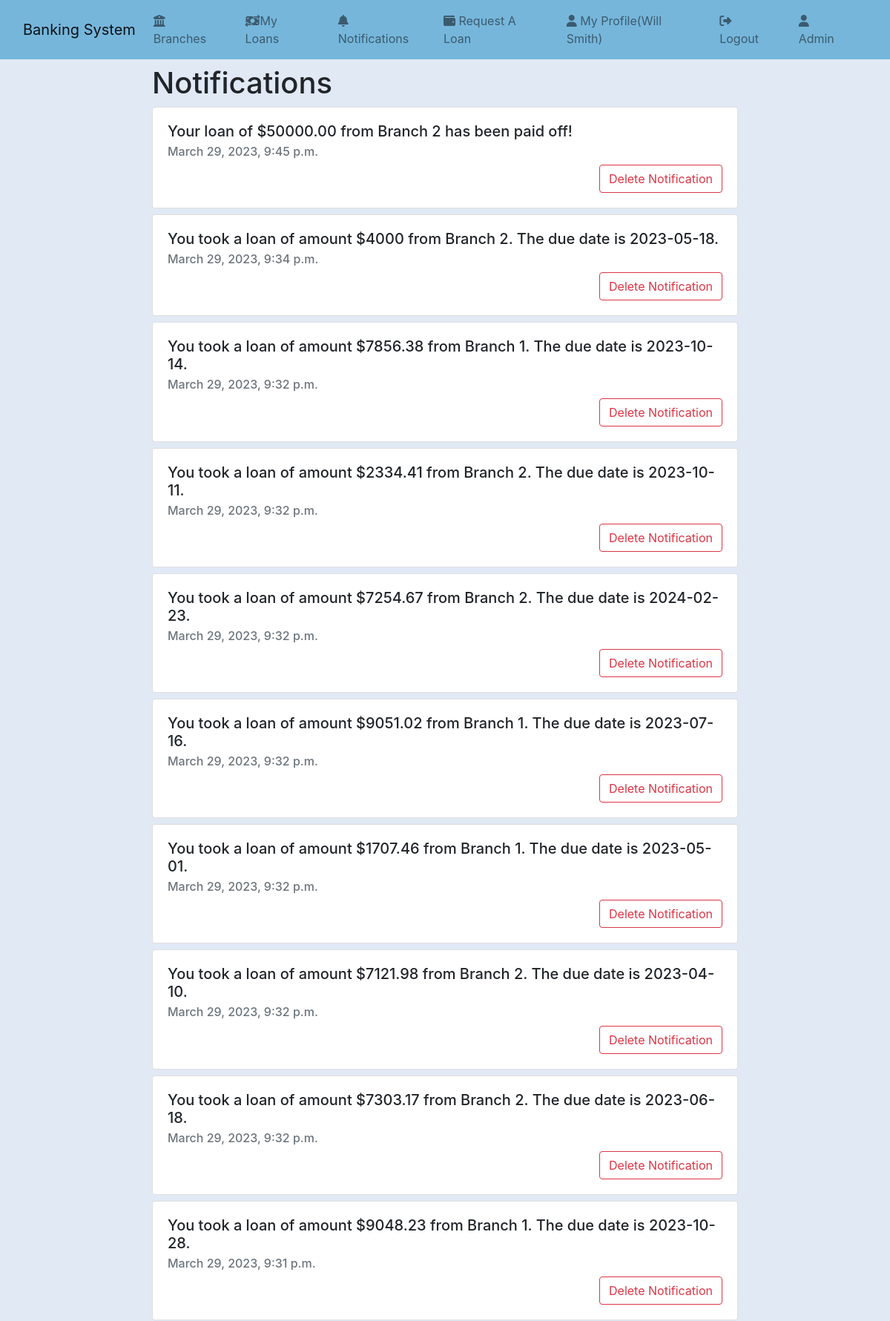
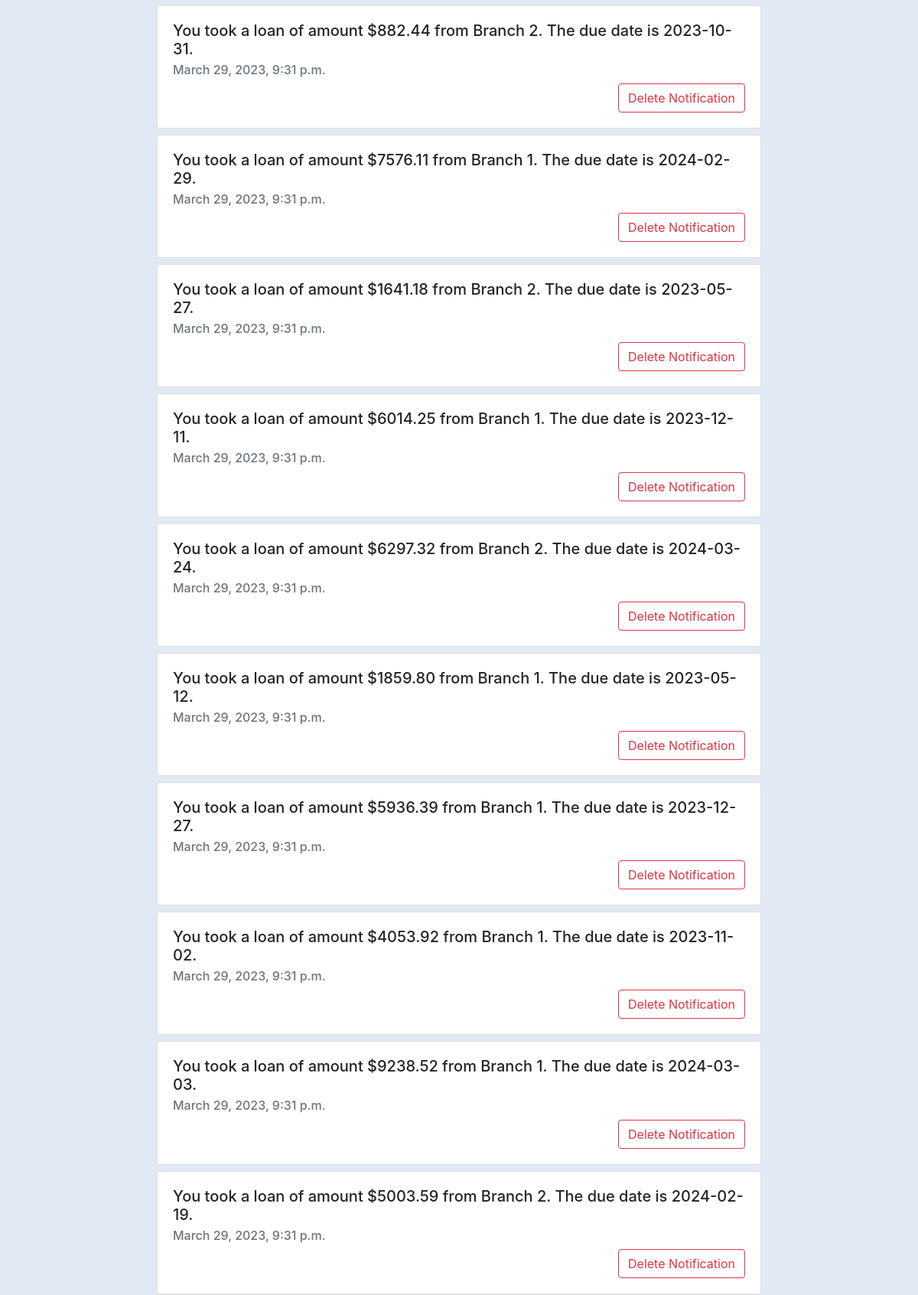
/notifications (signed in, upper part), run on the app's committed database (2 pictures, top to bottom).
### app_authentication/models.py (models this page shows, shortened)
class User(AbstractBaseUser, PermissionsMixin):
    account_name = models.CharField(max_length=30, unique=True)
    pan_number_regex = '^[A-Z]{3}P[A-Z][0-9]{4}K$'
    pan_number_validator = RegexValidator(pan_number_regex,'Account Number must be in the format ABCP1X1234K','invalid')
    pan_number = models.CharField(validators=[pan_number_validator],max_length=11,unique=True,null=False,blank=False)
    phone_regex = '^\+?1?\d{9,15}$'
    phone_validator = RegexValidator(phone_regex,'Phone number must be entered in the format: +999999999. Up to 15 digits allowed.','invalid')
    phone = models.CharField(validators=[phone_validator],max_length=17,null=True,blank=True)
    address = models.CharField(max_length=100, null=True, blank=True)
    is_active = models.BooleanField(default=True)
    is_staff = models.BooleanField(default=False)
    self_employed = models.CharField(max_length=3, choices=SELF_EMPLOYED_MARRIAGE_CHOICES,default=SELF_EMPLOYED_MARRIAGE_CHOICES[0])
    married = models.CharField(max_length=3, choices=SELF_EMPLOYED_MARRIAGE_CHOICES,default=SELF_EMPLOYED_MARRIAGE_CHOICES[0])
    gender = models.CharField(max_length=6, choices=GENDER_CHOICES,default=GENDER_CHOICES[0])
    dependents = models.IntegerField(choices=DEPENDENTS_CHOICES,default=DEPENDENTS_CHOICES[0])
    education = models.CharField(max_length=13, choices=EDUCATION_CHOICES,default=EDUCATION_CHOICES[0])
    applicant_income = models.FloatField()
    co_applicant_income = models.FloatField(blank=True,null=True)
    property_area = models.CharField(max_length=5,choices=PROPERTY_AREA_CHOICES,default=PROPERTY_AREA_CHOICES[0])
    USERNAME_FIELD = 'account_name'
    REQUIRED_FIELDS = ['pan_number',]
    objects = UserManager()

### bank_management/models.py (models this page shows, shortened)
class Notification(models.Model):
    loan = models.ForeignKey(Loan, on_delete=models.CASCADE,blank=True, null=True)
    user = models.ForeignKey(User, on_delete=models.CASCADE)
    message = models.CharField(max_length=90,blank=True)
    date = models.DateTimeField(auto_now_add=True)
    is_seen = models.BooleanField(default=False)

### bank_management/views.py (the view)
# urls.py: path("notifications",notifications,name='notifications'),
@login_required
def notifications(request):
    notifications = Notification.objects.filter(user=request.user).order_by('-date')
    notifications.update(is_seen=True)
    context = {
        "notifications":notifications,
    }
    return render(request,"notifications.html",context=context)

### bank_management/context_processors.py (called while the page is built)
@login_required
def count_notifications(request):
    count_notifications = Notification.objects.filter(user=request.user,is_seen=False).count()
    return {"count_notifications":count_notifications}

### banking_system/templates/notifications.html
{% extends 'base.html' %} {% block content %}
<div class="row justify-content-center mt-2">
  <div class="col col-md-8">
    {% if not notifications %}
    <h1>You dont have any notifications as of yet.</h1>
    {% else %}
    <h1>Notifications</h1>
    {% for notification in notifications %}
    <div class="card mt-2">
      <div class="card-body">
        <h5 class="card-title">{{notification.message}}</h5>
        <h6 class="card-subtitle mb-2 text-muted">{{notification.date}}</h6>
        <a
          class="btn btn-outline-danger float-end"
          href="{% url 'delete-notification' notification.id %}"
        >
          Delete Notification
        </a>
      </div>
    </div>
    {% endfor %}{% endif %}
  </div>
</div>
{% endblock content %}

### banking_system/templates/base.html (shortened to what this page needs)
{% load static %}
<!DOCTYPE html>
<html lang="en">
  <head>
    <link
      href="https://cdn.jsdelivr.net/npm/bootstrap@5.0.2/dist/css/bootstrap.min.css"
      rel="stylesheet"
    />
    <link
      rel="stylesheet"
      href="https://cdnjs.cloudflare.com/ajax/libs/font-awesome/6.1.1/css/all.min.css"
    />
    <link
      rel="stylesheet"
      href="https://stackpath.bootstrapcdn.com/bootstrap/4.3.1/css/bootstrap.min.css"
    />
  </head>
  <body style="background-color: #e1e9f5">
    <nav
      class="navbar navbar-expand-lg navbar-light"
      style="background-color: #76b6db"
    >
      <div class="container-fluid">
        <a class="navbar-brand" href="{% url 'index' %}">Banking System</a>
        <div class="collapse navbar-collapse" id="navbarSupportedContent">
          <ul class="navbar-nav me-auto mb-1 mb-lg-0">
            <li class="nav-item mr-4">
              <a class="nav-link" href="{% url 'branches' %}"
                ><i class="fa-solid fa-building-columns"></i> Branches</a
              >
            </li>
            <li class="nav-item mr-4">
              <a class="nav-link" href="{% url 'loans' %}"
                ><i class="fa-solid fa-money-bill-transfer"></i>My Loans</a
              >
            </li>
            <li class="nav-item">
              <a class="nav-link mr-4" href="{% url 'notifications' %}"
                ><i class="fa-solid fa-bell"></i> Notifications
              </a>
            </li>
            <li class="nav-item">
              <a class="nav-link mr-4" href="{% url 'loan-request' %}"
                ><i class="fa-solid fa-wallet"></i> Request A Loan
              </a>
            </li>
            <li class="nav-item mr-4">
              <a class="nav-link" href="{% url 'my-profile' %}"
                ><i class="fa fa-user"></i> My
                Profile({{request.user.account_name}})</a
              >
            </li>
            <li class="nav-item mr-4">
              <a class="nav-link" href="{% url 'logout' %}"
                ><i class="fa-solid fa-right-from-bracket"></i> Logout</a
              >
            </li>
            {% if request.user.is_superuser %}
            <li class="nav-item mr-4">
              <a class="nav-link" href="/admin"
                ><i class="fa fa-user"></i> Admin</a
              >
            </li>
            {% endif %}
          </ul>
        </div>
      </div>
    </nav>
    {% block content %}  {% endblock content %}
  </body>
</html>

### data on the page
User: user.account_name "Will Smith"
Notification: message "Your loan of $50000.00 from Branch 2 has been paid off!", date "March 29, 2023, 9:45 p.m."
Notification: message "You took a loan of amount $4000 from Branch 2. The due date is 2023-05-18.", date "March 29, 2023, 9:34 p.m."
Notification: message "You took a loan of amount $7856.38 from Branch 1. The due date is 2023-10-14.", date "March 29, 2023, 9:32 p.m."
Notification: message "You took a loan of amount $2334.41 from Branch 2. The due date is 2023-10-11.", date "March 29, 2023, 9:32 p.m."
Notification: message "You took a loan of amount $7254.67 from Branch 2. The due date is 2024-02-23.", date "March 29, 2023, 9:32 p.m."
Notification: message "You took a loan of amount $9051.02 from Branch 1. The due date is 2023-07-16.", date "March 29, 2023, 9:32 p.m."
Notification: message "You took a loan of amount $1707.46 from Branch 1. The due date is 2023-05-01.", date "March 29, 2023, 9:32 p.m."
Notification: message "You took a loan of amount $7121.98 from Branch 2. The due date is 2023-04-10.", date "March 29, 2023, 9:32 p.m."
Notification: message "You took a loan of amount $7303.17 from Branch 2. The due date is 2023-06-18.", date "March 29, 2023, 9:32 p.m."
Notification: message "You took a loan of amount $9048.23 from Branch 1. The due date is 2023-10-28.", date "March 29, 2023, 9:31 p.m."
Notification: message "You took a loan of amount $882.44 from Branch 2. The due date is 2023-10-31.", date "March 29, 2023, 9:31 p.m."
Notification: message "You took a loan of amount $7576.11 from Branch 1. The due date is 2024-02-29.", date "March 29, 2023, 9:31 p.m."
Notification: message "You took a loan of amount $1641.18 from Branch 2. The due date is 2023-05-27.", date "March 29, 2023, 9:31 p.m."
Notification: message "You took a loan of amount $6014.25 from Branch 1. The due date is 2023-12-11.", date "March 29, 2023, 9:31 p.m."
Notification: message "You took a loan of amount $6297.32 from Branch 2. The due date is 2024-03-24.", date "March 29, 2023, 9:31 p.m."
Notification: message "You took a loan of amount $1859.80 from Branch 1. The due date is 2023-05-12.", date "March 29, 2023, 9:31 p.m."
Notification: message "You took a loan of amount $5936.39 from Branch 1. The due date is 2023-12-27.", date "March 29, 2023, 9:31 p.m."
Notification: message "You took a loan of amount $4053.92 from Branch 1. The due date is 2023-11-02.", date "March 29, 2023, 9:31 p.m."
Notification: message "You took a loan of amount $9238.52 from Branch 1. The due date is 2024-03-03.", date "March 29, 2023, 9:31 p.m."
Notification: message "You took a loan of amount $5003.59 from Branch 2. The due date is 2024-02-19.", date "March 29, 2023, 9:31 p.m."
